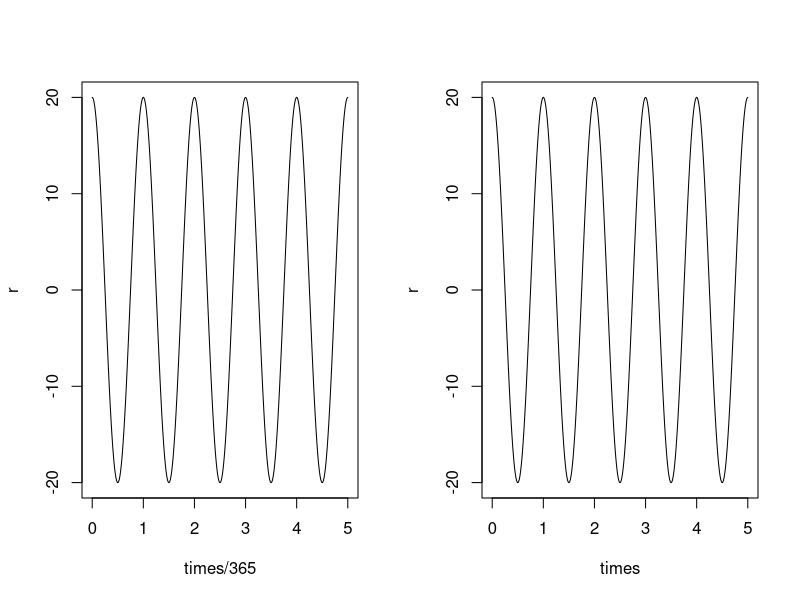
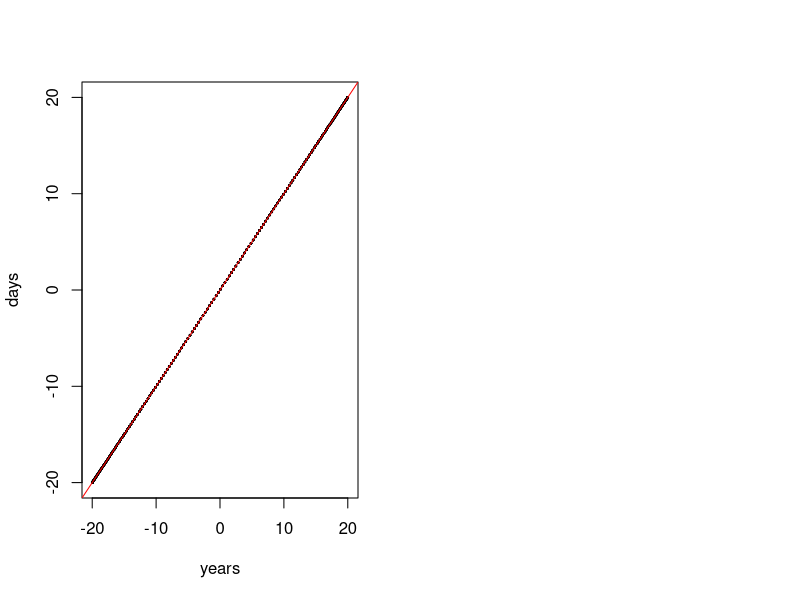
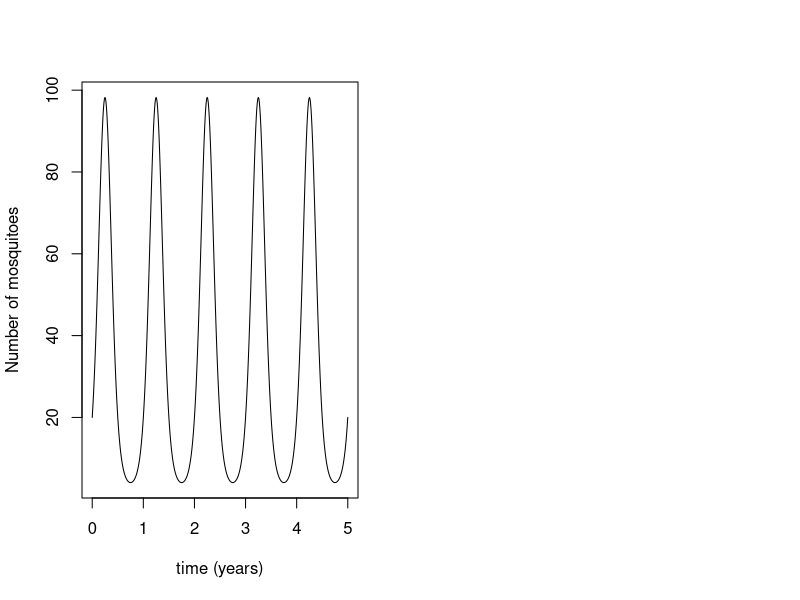

The R source for these figures, in order: (Note: this script raises an error after producing the figures.)
library("deSolve")
library("ggplot2")
rm(list = ls())
pi.val <- 3.141592653589793

# Trial population growth rate function
#####################################################
pop.growth.rate = function(t, A, omega, theta){
    x = A*cos(omega * t + theta)
    return(x)
}

par(mfrow = c(1, 2))
# Daily time step
times <- seq(0, 5*365, 1) # for daily time step, omega = ?
plot(x = times/365, y = pop.growth.rate(t = times, A = 20, omega = (2/365)*pi.val, 
    theta = 0), type = 'l', ylab = "r")

# for yearly time step, omega = 2*pi
times <- seq(0, 5, 0.002739726) 
plot(x = times, y = pop.growth.rate(t = times, A = 20, omega = 2*pi.val, 
    theta = 0), type = 'l', ylab = "r")

# same...
plot(x = pop.growth.rate(t = seq(0, 5, 0.002739726) , A = 20, omega = 2*pi.val, 
        theta = 0), 
    y = pop.growth.rate(t = seq(0, 5*365, 1), A = 20, omega = (2/365)*pi.val, 
        theta = 0), xlab = "years", ylab = "days", pch = 19, cex = 0.2)
abline(a = 0, b = 1, col = "red")


# Trial population model
#####################################################
rhs.year = function(t, Y, parms){
    with(as.list(c(Y, parms)), {
        # Mosquito - Adults
        r <- pop.growth.rate(t, A = A, omega = 2*pi.val, theta = 0)
        dNvdt = r * Nv
        out <- list(c(Nv = dNvdt))
        return(out)
    })
}
rhs.day = function(t, Y, parms){
    with(as.list(c(Y, parms)), {
        # Mosquito - Adults
        # r = pop.growth.rate(t, A = A, omega = (2*pi.val)/365, theta = 0)
        r <- A * cos(2 * pi.val * t / 365)
        dNvdt = r * Nv
        out <- list(c(Nv = dNvdt))
        return(out)
    })
}

par(mfrow = c(1, 2))
Y0 <- c(Nv = 20)
# for yearly time step, omega = 2*pi
times.year <- seq(0, 5, 0.01)
sol.year <- as.data.frame(ode(Y0, times.year, rhs.year, list(A = 10), method = "ode45"))
plot(x = sol.year$time, y = sol.year$Nv, type = 'l', ylab = "Number of mosquitoes", 
     xlab = "time (years)")

# for daily time step, omega = 2*pi/365
Y0 <- c(Nv = 20)
times.day <- seq(0, 1825, 20) # for daily time step, omega = 2*pi / 365
sol.day <- as.data.frame(ode(Y0, times.day, rhs.day, list(A = 10))) # , rtol = 1e-7, atol = 1e7)
plot(x = sol.day$time, y = sol.day$Nv, 
     type = 'l', ylab = "Number of mosquitoes", xlab = "time (days)")


times <- times.year
rhs <- rhs.year

# Generate three 'typical' mosquito seasonality curves, by changing Y0 and A
plot_curve = function(Aval, Nv0){
    Y0 <- c(Nv = Nv0)
    times <- seq(0, 365*5, 0.1) # daily time-step
    # times <- seq(0, 10, 0.001) # yearly time-step
    sol <- as.data.frame(ode(Y0, times, rhs, list(A = Aval)))
    # sol <- sol[sol$time > 6.6 & sol$time < 9.6,]
    plot(x = sol$time, y = sol$Nv, type = 'l', ylab = "Number of mosquitoes", 
         main = paste(Aval, Nv0, sep = ","), xlab = "time")
}

gen_data = function(Aval, Nv0, name){
    name <- as.character(name)
    Y0 = c(Nv = Nv0)
    # times = seq(0, 365*10, 0.001)
    times = seq(0, 10, 0.001)
    sol <- as.data.frame(ode(Y0, times, rhs, list(A = Aval)))
    sol <- sol[sol$time > 6.75 & sol$time < 9.75,]
    sol$name <- name
    return(sol)
}

# Overall
par(mfrow = c(2, 2)) 
plot_curve(10, 20) # small populations and peaked
plot_curve(20, 20) # large populations and peaked
plot_curve(2, 50) # small populations and less peaked... increase Y0, and turn down amplitude
plot_curve(2, 250) # large populations and less peaked

# Get dataset for ggplot
df <- gen_data(10, 20, "small, peaked")
df <- rbind(df, gen_data(20, 20, "large, peaked"), 
            gen_data(2, 50, "small, less peaked"), 
            gen_data(2, 250, "large, less peaked"))
df$time <- df$time - 5.75
ggplot(df, aes(x = time, y = Nv, colour = name)) + geom_line(lwd = 1.5) + 
    ylab("Number of mosquitoes") + theme_classic() + 
    theme(legend.position = "none",
          axis.title = element_text(size = 16),
          axis.text = element_text(size = 12))


# For grant: Box 1
df <- gen_data(10, 20, "small, peaked")
df$time <- df$time - 5.75

df2 <- gen_data(20, 20, "large, peaked")
df2$time <- df2$time - 5.75

small <- ggplot(df, aes(x = time, y = Nv), colour = "black") + geom_line(lwd = 1.5) + 
    ylab("Number of mosquitoes") + theme_classic() + ylim(0, 500) +
    theme(legend.position = "none",
          axis.title = element_text(size = 20),
          axis.text = element_text(size = 16), 
          axis.text.x = element_blank())
large <- ggplot(df2, aes(x = time, y = Nv), colour = "black") + geom_line(lwd = 1.5) + 
    ylab("") + theme_classic() + ylim(0, 500) +
    theme(legend.position = "none",
          axis.title = element_text(size = 20),
          axis.text = element_text(size = 16), 
          axis.text.x = element_blank())
multiplot(small, large, cols = 2) # abundance only; 700*300


# Box 2: vector competence
df <- gen_data(10, 20, "low")
df <- rbind(df, gen_data(15, 20, "medium"), gen_data(20, 20, "high"))
colnames(df)[3] <- "competence"
df$time <- df$time - 5.75
df$competence2 <- factor(df$competence, levels = c("low", "medium", "high"), ordered = TRUE)

p1 <- ggplot(df, aes(x = time, y = Nv, colour = competence2)) + geom_line(lwd = 1.5) + 
    ylab("Number of mosquitoes") + theme_classic() + ylim(0, 500) +
    scale_colour_manual(values = c("#B71C1C", "#E53935", "#E57373")) + 
    theme(legend.position = "none",
          axis.title = element_text(size = 20),
          axis.text = element_text(size = 16), axis.text.x = element_blank())
p2 <- ggplot(df, aes(x = time, y = Nv, colour = competence2)) + geom_line(lwd = 1.5) + 
    ylab("") + theme_classic() + ylim(0, 500) +
    scale_colour_manual(values = c("#E57373", "#E53935", "#B71C1C")) + 
    theme(legend.position = "none",
          axis.title = element_text(size = 20),
          axis.text = element_text(size = 16), 
          axis.text.x = element_blank())
multiplot(p1, p2, cols = 2) # competence; 700*300

# with legend
ggplot(df, aes(x = time, y = Nv, colour = competence2)) + geom_line(lwd = 1.5) + 
    ylab("") + theme_classic() + ylim(0, 500) +
    scale_colour_manual(values = c("#E57373", "#E53935", "#B71C1C")) + 
    theme(legend.position = "top", 
          legend.title = element_blank(), legend.text = element_text(size = 14),
          axis.title = element_text(size = 20),
          axis.text = element_text(size = 16), 
          axis.text.x = element_blank())

# Box 3: Vertical transmission
df <- gen_data(10, 20, "low")
df <- rbind(df, gen_data(15, 20, "medium"), gen_data(20, 20, "high"))
colnames(df)[3] <- "competence"
df$comp <- factor(df$competence, levels = c("low", "medium", "high"), 
                         ordered = TRUE)
df$time <- df$time - 5.75
df$vertical <- 1
df$vertical[df$competence == "low"] <- 2
df$vertical <- as.factor(df$vertical)
p1 <- ggplot(df, aes(x = time, y = Nv, colour = comp))+ 
    geom_line(aes(linetype = vertical), lwd = 1.5) + 
    ylab("Number of mosquitoes") + theme_classic() + ylim(0, 500) +
    scale_colour_manual(values = c("#B71C1C", "#E53935", "#E57373")) + 
    theme(legend.position = "none", 
          axis.title = element_text(size = 20),
          axis.text = element_text(size = 16), axis.text.x = element_blank())

df$vertical <- 1
df$vertical[df$competence %in% c("high", "medium")] <- 2
df$vertical <- as.factor(df$vertical)
p2 <- ggplot(df, aes(x = time, y = Nv, colour = comp))+ 
    geom_line(aes(linetype = vertical), lwd = 1.5) + 
    ylab("") + theme_classic() + ylim(0, 500) +
    scale_colour_manual(values = c("#E57373", "#E53935", "#B71C1C")) + 
    theme(legend.position = "none",
          axis.title = element_text(size = 20),
          axis.text = element_text(size = 16), axis.text.x = element_blank())
multiplot(p1, p2, cols = 2) # vertical; 700*300
